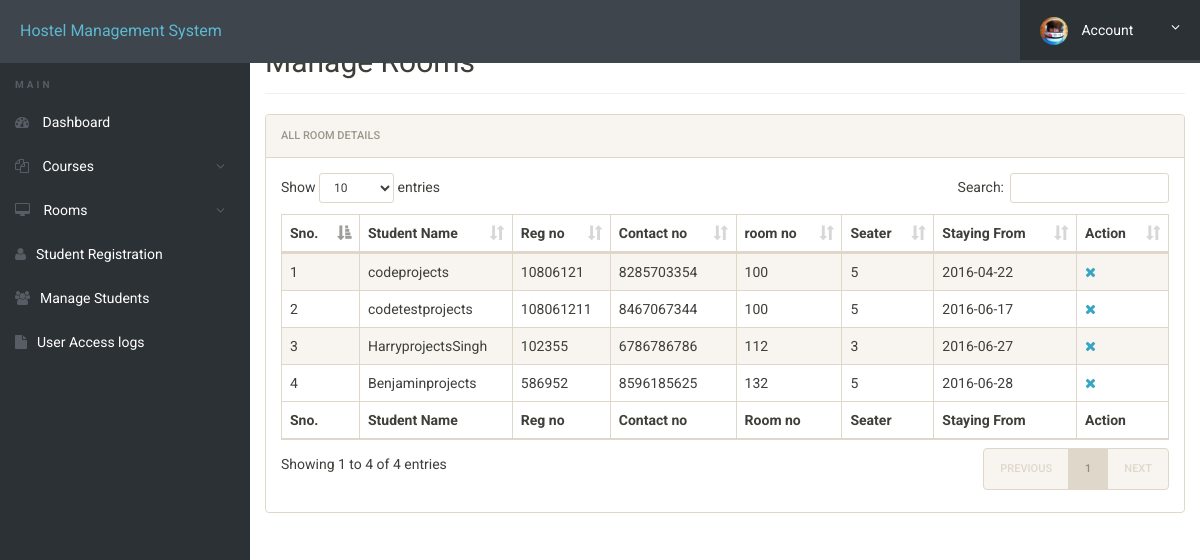
The app's page /admin/manage-students.php (signed in) with its own data.
### tables this page shows
CREATE TABLE IF NOT EXISTS registration (
  id int(11) NOT NULL,
  roomno int(11) NOT NULL,
  seater int(11) NOT NULL,
  feespm int(11) NOT NULL,
  foodstatus int(11) NOT NULL,
  stayfrom date NOT NULL,
  duration int(11) NOT NULL,
  course varchar(500) NOT NULL,
  regno int(11) NOT NULL,
  firstName varchar(500) NOT NULL,
  middleName varchar(500) NOT NULL,
  lastName varchar(500) NOT NULL,
  gender varchar(250) NOT NULL,
  contactno bigint(11) NOT NULL,
  emailid varchar(500) NOT NULL,
  egycontactno bigint(11) NOT NULL,
  guardianName varchar(500) NOT NULL,
guardianRelation varchar(500) NOT NULL,
  guardianContactno bigint(11) NOT NULL,
  corresAddress varchar(500) NOT NULL,
  corresCIty varchar(500) NOT NULL,
  corresState varchar(500) NOT NULL,
  corresPincode int(11) NOT NULL,
 pmntAddress varchar(500) NOT NULL,
  pmntCity varchar(500) NOT NULL,
  pmnatetState varchar(500) NOT NULL,
  pmntPincode int(11) NOT NULL,
  postingDate timestamp NOT NULL DEFAULT CURRENT_TIMESTAMP,
  updationDate varchar(500) NOT NULL
);

### admin/manage-students.php (the view, shortened to what this page needs)
<?php
include('includes/config.php');
?>
<!doctype html>
<html lang="en" class="no-js">
<head>
	<link rel="stylesheet" href="css/font-awesome.min.css">
	<link rel="stylesheet" href="css/bootstrap.min.css">
	<link rel="stylesheet" href="css/dataTables.bootstrap.min.css">
	<link rel="stylesheet" href="css/bootstrap-social.css">
	<link rel="stylesheet" href="css/bootstrap-select.css">
	<link rel="stylesheet" href="css/fileinput.min.css">
	<link rel="stylesheet" href="css/awesome-bootstrap-checkbox.css">
	<link rel="stylesheet" href="css/style.css">
</head>
<body>
	<?php include('includes/header.php');?>
	<div class="ts-main-content">
			<?php include('includes/sidebar.php');?>
		<div class="content-wrapper">
			<div class="container-fluid">
				<div class="row">
					<div class="col-md-12">
						<h2 class="page-title">Manage Rooms</h2>
						<div class="panel panel-default">
							<div class="panel-heading">All Room Details</div>
							<div class="panel-body">
								<table id="zctb" class="display table table-striped table-bordered table-hover" cellspacing="0" width="100%">
									<thead>
										<tr>
											<th>Sno.</th>
											<th>Student Name</th>
											<th>Reg no</th>
											<th>Contact no </th>
											<th>room no  </th>
											<th>Seater </th>
											<th>Staying From </th>
											<th>Action</th>
										</tr>
									</thead>
									<tfoot>
										<tr>
											<th>Sno.</th>
											<th>Student Name</th>
											<th>Reg no</th>
											<th>Contact no </th>
											<th>Room no  </th>
											<th>Seater </th>
											<th>Staying From </th>
											<th>Action</th>
										</tr>
									</tfoot>
									<tbody>
<?php
$ret="select * from registration";
$stmt= $mysqli->prepare($ret) ;
$stmt->execute() ;
$res=$stmt->get_result();
$cnt=1;
while($row=$res->fetch_object())
	  {
	  	?>
<tr><td><?php echo $cnt;;?></td>
<td><?php echo $row->firstName;?><?php echo $row->middleName;?><?php echo $row->lastName;?></td>
<td><?php echo $row->regno;?></td>
<td><?php echo $row->contactno;?></td>
<td><?php echo $row->roomno;?></td>
<td><?php echo $row->seater;?></td>
<td><?php echo $row->stayfrom;?></td>
<td>
<a href="manage-students.php?del=<?php echo $row->id;?>" title="Delete Record" onclick="return confirm("Do you want to delete");"><i class="fa fa-close"></i></a></td>
										</tr>
									<?php
$cnt=$cnt+1;
									 } ?>
									</tbody>
								</table>
							</div>
						</div>
					</div>
				</div>
			</div>
		</div>
	</div>
</body>
</html>

### admin/css/style.css (style rules this page uses)
html { font-size: 14px; }
@media only screen and (min-width: 480px) { html { font-size: 17px; } }
@media only screen and (min-width: 768px) { html { font-size: 14px; } }
body { font-size: 1em; }
a { color: #37a6c4; }
.panel { overflow: hidden; }
.page-title { padding-bottom: 15px; margin-bottom: 20px; border-bottom: 1px solid #f0f0f0; }
.ts-main-content .content-wrapper { padding-top: 15px; margin-top: 10px; }
@media only screen and (min-width: 992px) { .ts-main-content .content-wrapper { margin-left: 250px; } }

### records on screen
registration: firstName "code", lastName "projects", regno "10806121", contactno "8285703354", roomno "100", seater "5", stayfrom "2016-04-22"
registration: firstName "code", middleName "test", lastName "projects", regno "108061211", contactno "8467067344", roomno "100", seater "5", stayfrom "2016-06-17"
registration: firstName "Harry", middleName "projects", lastName "Singh", regno "102355", contactno "6786786786", roomno "112", seater "3", stayfrom "2016-06-27"
registration: firstName "Benjamin", lastName "projects", regno "586952", contactno "8596185625", roomno "132", seater "5", stayfrom "2016-06-28"
